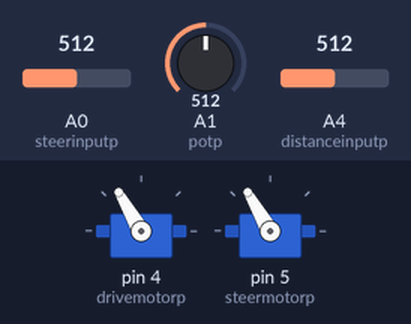
Bench run of a sketch on a simulated Arduino Uno, built with avr-gcc and run on an emulated ATmega328P. On the bench: 2 × servo. Inputs (shaded band) come from the test bench; at power-on: A0 (steerinputp) = 512, A4 (distanceinputp) = 512, A1 (potp) = 512. What the sketch prints to the serial monitor is not drawn.

Above: at 1.2 s.
1.3 s: A0 (steerinputp) set to 280
3.8 s: A0 (steerinputp) set to 270
At 4.2 s:
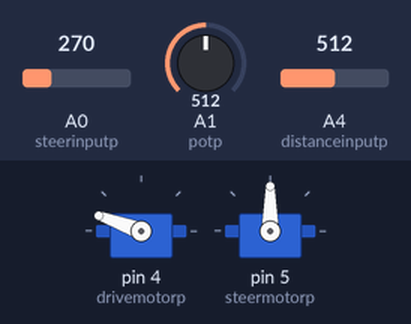
5.3 s: A4 (distanceinputp) set to 15
At 7.6 s:
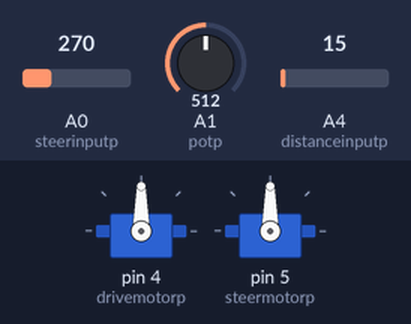
8.3 s: A1 (potp) set to 525
At 8.9 s:
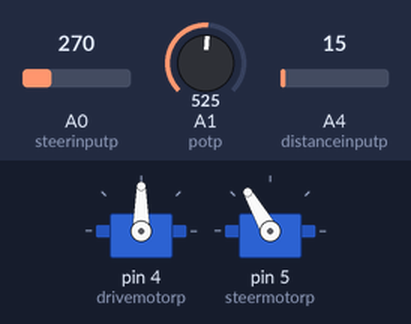
9.8 s: A4 (distanceinputp) set to 46
11.3 s: A4 (distanceinputp) set to 54
At 15.25 s:
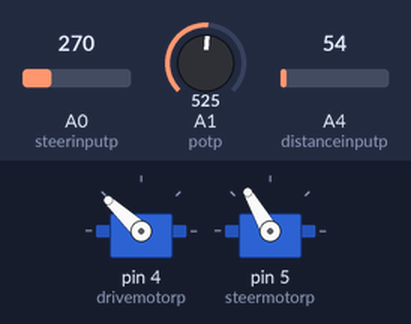
Timing chart, 0 to 15.3 s (numbered marks = the images above; inputs shaded):
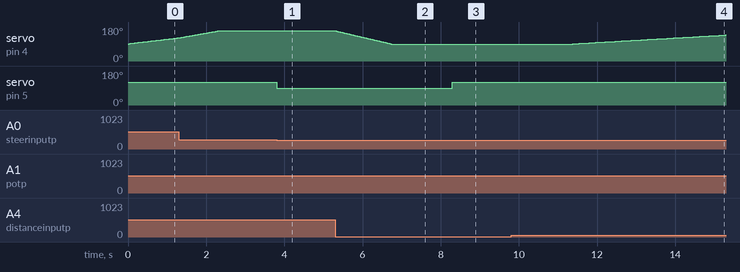

Measured:
- the behaviour switches between 271 and 270 on A0 (steerinputp) (found by bisection; images 0 and 1)
- the behaviour switches between 517 and 518 on A1 (potp) (found by bisection; images 2 and 3)
- the behaviour switches between 50 and 51 on A4 (distanceinputp) (found by bisection; images 3 and 4)
- after the input at 3.8 s, servo on pin 5 (steermotorp): 120° → 90° at once
- after the input at 5.3 s, servo on pin 4 (drivemotorp): moves from 160° to 90° over 1.4 s, starting at once
- after the input at 8.3 s, servo on pin 5 (steermotorp): 90° → 120° at once
- after the input at 11.3 s, servo on pin 4 (drivemotorp): moves from 90° to 138° over 3.9 s, starting after 0.08 s

The sketch:

Delta.ino
```cpp
#include <Servo.h>

// === SERVO OBJECTS ===
Servo driveservo;  // controls rear drive motor via ESC (90=stop, up to 160=forward)
Servo steerservo;  // controls front steering servo (90=straight, 60=left, 120=right)

// === PIN DEFINITIONS ===
const byte drivemotorp = 4;   // PWM out → ESC
const byte steermotorp = 5;   // PWM out → steering servo
const byte steerinputp = A0;  // analog in ← steering encoder
const byte potp        = A1;  // analog in ← potentiometer (manual angle bias trim)
// FIX: distanceinputp was declared as A2 but analogRead(A4) was used in loop().
// Updated to A4 to match Echo/HotelS/HotelT (more recent code all use A4 for forward distance).
const byte distanceinputp = A4;  // analog in ← forward distance sensor

// === SENSOR / CONTROL VARIABLES ===
int steerinput;       // encoder reading mapped to 0–180
int distance;         // raw distance sensor value (from A4, see note above)
int servoCmd;         // final steering target (90 = straight)
int potinput;         // pot reading mapped and centered at 0
int servoval = 90;    // desired steering angle before pot offset is applied

// === SPEED CONTROL (distance-based adaptive throttle) ===
// Instead of a simple on/off, this accumulates a "loopcount" value based on
// distance, then divides by 10 to get the servo write value (90–160).
// This creates a smooth speed ramp: close object → slow down, far object → speed up.
int   loopdivision = 10;    // divides loopcount into servo range
int   drivespeed   = 90;    // computed servo value (90=stop, 160=max forward)
float loopcount    = 900;   // starts at 900 → drivespeed = 90 (stopped)
                             // range clamped to 900–1600 → drivespeed 90–160

void setup() {
  driveservo.attach(drivemotorp);
  steerservo.attach(steermotorp);

  driveservo.write(90);  // start stopped
  steerservo.write(90);  // start straight

  Serial.begin(9600);
}

void loop() {

  // === DISTANCE SENSOR ===
  distance = analogRead(distanceinputp);  // read forward distance sensor (A4)

  // === POT CORRECTION ===
  potinput = map(analogRead(potp), 0, 1023, 0, 180);
  potinput -= 90;  // center at 0
  servoCmd = servoval + potinput;

  // === STEERING FEEDBACK (closed-loop — if/else if/else is correct here, no overlap) ===
  // Steering encoder range: 350 → 180 (descending) — correct for current hardware after rebuild.
  steerinput = map(analogRead(steerinputp), 350, 180, 0, 180);

  if (steerinput > servoCmd + 6) {
    steerservo.write(60);   // steer left
  }
  else if (steerinput < servoCmd - 6) {
    steerservo.write(120);  // steer right
  }
  else {
    steerservo.write(90);   // center (stop steering motor)
  }

  // === ADAPTIVE SPEED CONTROL ===
  // Adjusts loopcount based on how close the object ahead is.
  // Closer → reduce loopcount (slow down), farther → increase (speed up).
  if (distance < 25) {
    loopcount -= 2;      // very close — brake hard
  }
  if (distance > 25 && distance < 35) {
    loopcount -= 1.25;   // close — slow down
  }
  if (distance > 35 && distance < 50) {
    // hold speed — distance is in the target "follow" zone
  }
  if (distance > 50 && distance < 60) {
    loopcount += 0.5;    // slightly far — ease forward
  }
  if (distance > 60) {
    loopcount += 1.5;    // far — speed up
  }

  // Clamp loopcount so drivespeed stays between 90 (stop) and 160 (max forward)
  loopcount = constrain(loopcount, 900, 1600);

  // Map loopcount to servo write value
  drivespeed = loopcount / loopdivision;
  drivespeed = constrain(drivespeed, 90, 160);

  driveservo.write(drivespeed);

  Serial.println(steerinput);  // debug: current steering encoder value
}
```
